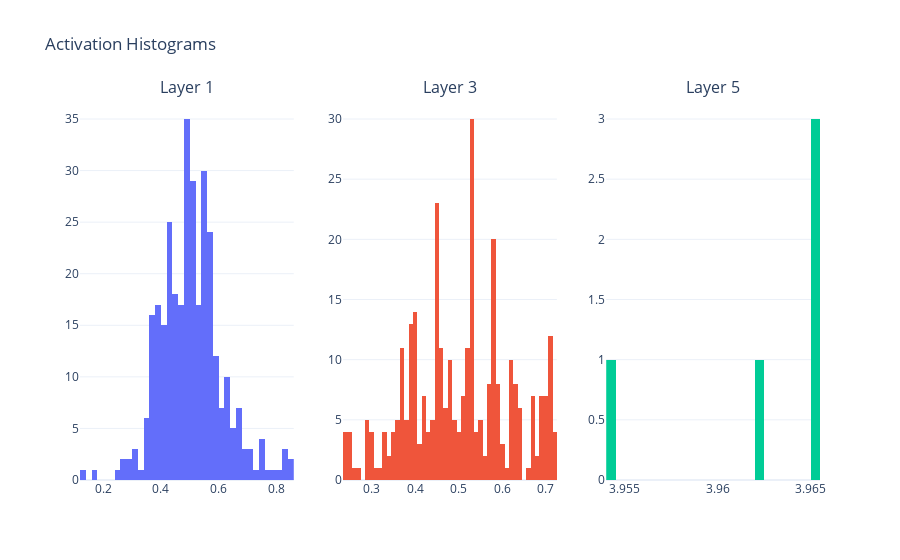
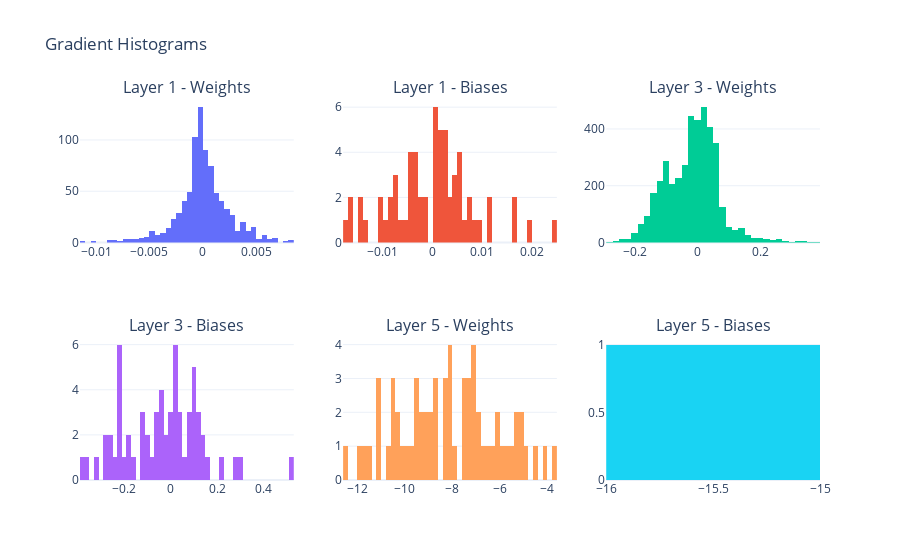
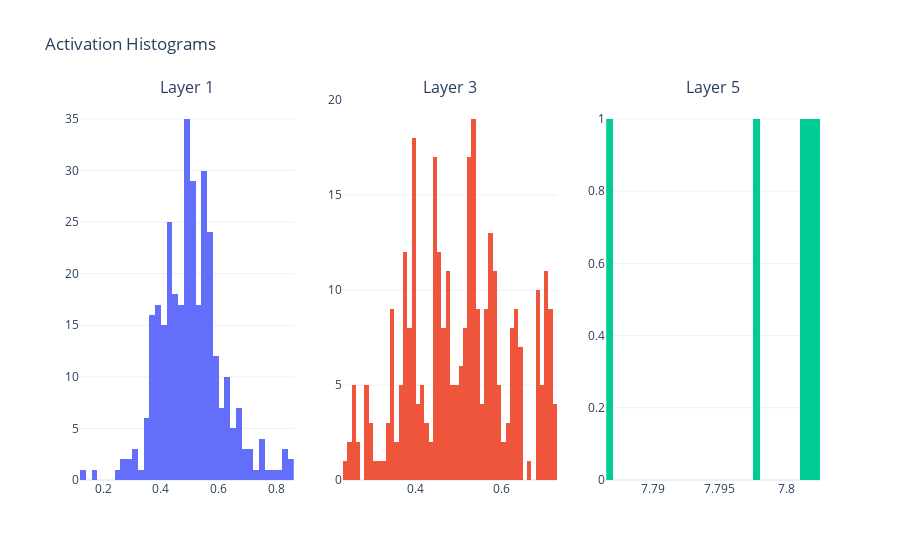
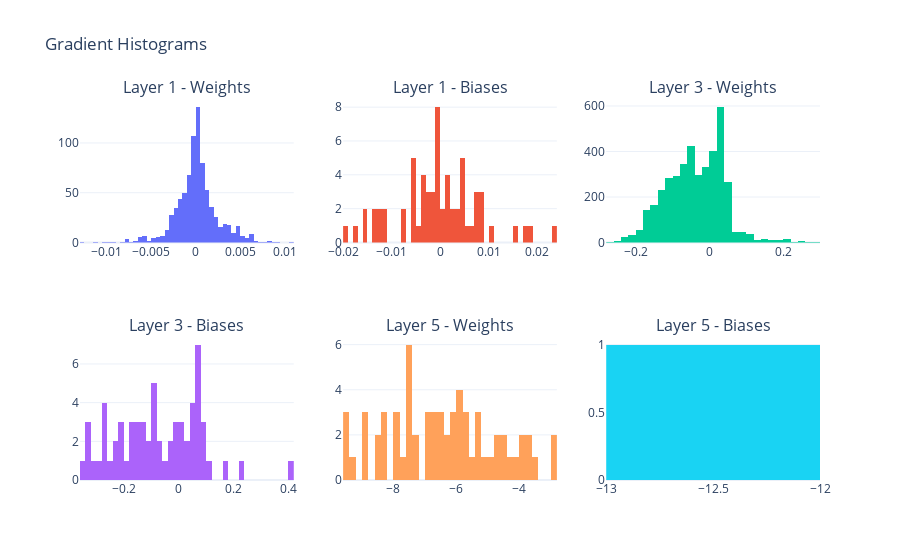

The notebook cell saved with these charts, in order:
### Code cell
mlp.fit(
    train_dataloader=train_dataloader, 
    val_dataloader=val_dataloader,
    test_dataloader=test_dataloader,
    epochs=15
)

### Figure 1 — Plotly figure (JSON) as saved in the notebook; plotly's stock layout.template omitted (floating-point values rounded to 4 significant figures; data arrays with more than 128 entries replaced by an {"elided": "..."} marker saying what was removed)
{"data": [{"nbinsx": 50, "showlegend": false, "type": "histogram", "x": {"elided": "320 float values"}, "xaxis": "x", "yaxis": "y"}, {"nbinsx": 50, "showlegend": false, "type": "histogram", "x": {"elided": "320 float values"}, "xaxis": "x2", "yaxis": "y2"}, {"nbinsx": 50, "showlegend": false, "type": "histogram", "x": [3.965, 3.965, 3.962, 3.965, 3.954], "xaxis": "x3", "yaxis": "y3"}], "layout": {"annotations": [{"font": {"size": 16}, "showarrow": false, "text": "Layer 1", "x": 0.1444, "xanchor": "center", "xref": "paper", "y": 1, "yanchor": "bottom", "yref": "paper"}, {"font": {"size": 16}, "showarrow": false, "text": "Layer 3", "x": 0.5, "xanchor": "center", "xref": "paper", "y": 1, "yanchor": "bottom", "yref": "paper"}, {"font": {"size": 16}, "showarrow": false, "text": "Layer 5", "x": 0.8556, "xanchor": "center", "xref": "paper", "y": 1, "yanchor": "bottom", "yref": "paper"}], "title": {"text": "Activation Histograms"}, "xaxis": {"anchor": "y", "domain": [0, 0.2889]}, "xaxis2": {"anchor": "y2", "domain": [0.3556, 0.6444]}, "xaxis3": {"anchor": "y3", "domain": [0.7111, 1]}, "yaxis": {"anchor": "x", "domain": [0, 1]}, "yaxis2": {"anchor": "x2", "domain": [0, 1]}, "yaxis3": {"anchor": "x3", "domain": [0, 1]}}}

### Figure 2 — Plotly figure (JSON) as saved in the notebook; plotly's stock layout.template omitted (floating-point values rounded to 4 significant figures; data arrays with more than 128 entries replaced by an {"elided": "..."} marker saying what was removed)
{"data": [{"nbinsx": 50, "showlegend": false, "type": "histogram", "x": {"elided": "832 float values"}, "xaxis": "x", "yaxis": "y"}, {"nbinsx": 50, "showlegend": false, "type": "histogram", "x": [0.005886, -0.007484, -0.01069, -0.01683, 0.002383, -0.01056, -0.005624, 0.00759, 0.002717, -0.003172, 0.02417, 0.003216, 0.01136, 0.006637, 0.000716, -0.006412, -0.009956, -0.008447, 0.01925, 0.005072, 0.002352, -0.001808, 0.004372, -0.002185, 0.01623, 0.01691, 0.005616, 0.0006135, -0.002437, 0.007712, 0.001862, 0.001353, 0.003105, 0.004923, -0.01697, 0.0007963, 0.002064, -0.003702, -0.0144, 0.001412, 0.001973, -0.001782, 0.0008956, -0.007773, 0.00936, -0.01445, -0.004391, -0.003662, 0.005993, -0.008438, 0.0008226, -0.004365, 0.01129, -0.007504, 0.004411, -0.01724, -0.01396, 0.00196, -0.004461, 0.0001491, 0.002019, -0.004937, 0.008938, -0.003435], "xaxis": "x2", "yaxis": "y2"}, {"nbinsx": 50, "showlegend": false, "type": "histogram", "x": {"elided": "4096 float values"}, "xaxis": "x3", "yaxis": "y3"}, {"nbinsx": 50, "showlegend": false, "type": "histogram", "x": [0.2725, -0.3596, -0.1793, -0.09507, 0.07041, -0.1891, 0.07305, 0.09524, -0.1074, -0.3125, -0.2618, 0.02105, 0.08838, -0.1999, -0.04584, -0.02965, -0.2264, -0.211, -0.04465, -0.3801, 0.1112, -0.1124, 0.0236, -0.05056, -0.06, 0.1362, 0.0125, -0.01603, -0.2305, 0.01868, -0.1111, 0.09333, -0.2122, -0.2158, -0.009554, -0.007533, -0.1603, -0.04219, -0.2239, -0.212, 0.06458, -0.007202, 0.04795, 0.1503, 0.1254, 0.02438, 0.1021, 0.03457, -0.04643, -0.2723, -0.06852, 0.1272, -0.1237, -0.2545, 0.09915, 0.1074, -0.2706, 0.03129, 0.02696, 0.2236, 0.5132, -0.07036, 0.3075, 0.1324], "xaxis": "x4", "yaxis": "y4"}, {"nbinsx": 50, "showlegend": false, "type": "histogram", "x": [-8.912, -8.744, -9.205, -8.699, -9.468, -7.01, -9.525, -10.2, -6.583, -6.888, -5.812, -4.808, -6.731, -8.116, -6.962, -3.654, -9.084, -11.87, -5.218, -11.04, -10.73, -8.605, -7.532, -11.01, -5.404, -9.995, -7.36, -7.019, -6.045, -11.49, -8.903, -8.331, -9.33, -9.549, -10.44, -6.018, -10.44, -5.654, -8.124, -10.11, -7.581, -4.503, -11.11, -5.026, -7.33, -7.019, -8.346, -12.46, -8.146, -5.061, -7.364, -5.36, -4.181, -10.52, -8.196, -6.276, -7.97, -10.31, -8.221, -11.8, -9.181, -7.597, -9.732, -7.002], "xaxis": "x5", "yaxis": "y5"}, {"nbinsx": 50, "showlegend": false, "type": "histogram", "x": [-15.97], "xaxis": "x6", "yaxis": "y6"}], "layout": {"annotations": [{"font": {"size": 16}, "showarrow": false, "text": "Layer 1 - Weights", "x": 0.1444, "xanchor": "center", "xref": "paper", "y": 1, "yanchor": "bottom", "yref": "paper"}, {"font": {"size": 16}, "showarrow": false, "text": "Layer 1 - Biases", "x": 0.5, "xanchor": "center", "xref": "paper", "y": 1, "yanchor": "bottom", "yref": "paper"}, {"font": {"size": 16}, "showarrow": false, "text": "Layer 3 - Weights", "x": 0.8556, "xanchor": "center", "xref": "paper", "y": 1, "yanchor": "bottom", "yref": "paper"}, {"font": {"size": 16}, "showarrow": false, "text": "Layer 3 - Biases", "x": 0.1444, "xanchor": "center", "xref": "paper", "y": 0.375, "yanchor": "bottom", "yref": "paper"}, {"font": {"size": 16}, "showarrow": false, "text": "Layer 5 - Weights", "x": 0.5, "xanchor": "center", "xref": "paper", "y": 0.375, "yanchor": "bottom", "yref": "paper"}, {"font": {"size": 16}, "showarrow": false, "text": "Layer 5 - Biases", "x": 0.8556, "xanchor": "center", "xref": "paper", "y": 0.375, "yanchor": "bottom", "yref": "paper"}], "title": {"text": "Gradient Histograms"}, "xaxis": {"anchor": "y", "domain": [0, 0.2889]}, "xaxis2": {"anchor": "y2", "domain": [0.3556, 0.6444]}, "xaxis3": {"anchor": "y3", "domain": [0.7111, 1]}, "xaxis4": {"anchor": "y4", "domain": [0, 0.2889]}, "xaxis5": {"anchor": "y5", "domain": [0.3556, 0.6444]}, "xaxis6": {"anchor": "y6", "domain": [0.7111, 1]}, "yaxis": {"anchor": "x", "domain": [0.625, 1]}, "yaxis2": {"anchor": "x2", "domain": [0.625, 1]}, "yaxis3": {"anchor": "x3", "domain": [0.625, 1]}, "yaxis4": {"anchor": "x4", "domain": [0, 0.375]}, "yaxis5": {"anchor": "x5", "domain": [0, 0.375]}, "yaxis6": {"anchor": "x6", "domain": [0, 0.375]}}}

### Figure 3 — Plotly figure (JSON) as saved in the notebook; plotly's stock layout.template omitted (floating-point values rounded to 4 significant figures; data arrays with more than 128 entries replaced by an {"elided": "..."} marker saying what was removed)
{"data": [{"nbinsx": 50, "showlegend": false, "type": "histogram", "x": {"elided": "320 float values"}, "xaxis": "x", "yaxis": "y"}, {"nbinsx": 50, "showlegend": false, "type": "histogram", "x": {"elided": "320 float values"}, "xaxis": "x2", "yaxis": "y2"}, {"nbinsx": 50, "showlegend": false, "type": "histogram", "x": [7.801, 7.802, 7.798, 7.802, 7.787], "xaxis": "x3", "yaxis": "y3"}], "layout": {"annotations": [{"font": {"size": 16}, "showarrow": false, "text": "Layer 1", "x": 0.1444, "xanchor": "center", "xref": "paper", "y": 1, "yanchor": "bottom", "yref": "paper"}, {"font": {"size": 16}, "showarrow": false, "text": "Layer 3", "x": 0.5, "xanchor": "center", "xref": "paper", "y": 1, "yanchor": "bottom", "yref": "paper"}, {"font": {"size": 16}, "showarrow": false, "text": "Layer 5", "x": 0.8556, "xanchor": "center", "xref": "paper", "y": 1, "yanchor": "bottom", "yref": "paper"}], "title": {"text": "Activation Histograms"}, "xaxis": {"anchor": "y", "domain": [0, 0.2889]}, "xaxis2": {"anchor": "y2", "domain": [0.3556, 0.6444]}, "xaxis3": {"anchor": "y3", "domain": [0.7111, 1]}, "yaxis": {"anchor": "x", "domain": [0, 1]}, "yaxis2": {"anchor": "x2", "domain": [0, 1]}, "yaxis3": {"anchor": "x3", "domain": [0, 1]}}}

### Figure 4 — Plotly figure (JSON) as saved in the notebook; plotly's stock layout.template omitted (floating-point values rounded to 4 significant figures; data arrays with more than 128 entries replaced by an {"elided": "..."} marker saying what was removed)
{"data": [{"nbinsx": 50, "showlegend": false, "type": "histogram", "x": {"elided": "832 float values"}, "xaxis": "x", "yaxis": "y"}, {"nbinsx": 50, "showlegend": false, "type": "histogram", "x": [0.00664, -0.003845, -0.01753, -0.01942, 0.003194, -0.01174, -0.004984, 0.008538, -0.0001741, 0.001354, 0.0236, -0.0004572, 0.01076, 0.004893, -0.00192, -0.00576, -0.00599, -0.01233, 0.01889, -0.0002207, 0.00112, -0.0005079, 0.005713, -0.002401, 0.01756, 0.01546, 0.004447, -0.0007585, -0.002804, 0.007368, 0.002863, -0.0005788, 0.0006539, 0.004871, -0.01385, 0.0009508, -0.0004742, -0.005562, -0.0159, 0.004899, 0.001316, -0.001185, -0.002758, -0.005894, 0.007577, -0.0159, -0.007443, -0.003866, 0.008119, -0.01379, -0.0003088, -0.003295, 0.007164, -0.003671, 0.008552, -0.01234, -0.01119, 0.003977, -0.005818, 0.00197, 0.002086, -0.001787, 0.004682, -0.007299], "xaxis": "x2", "yaxis": "y2"}, {"nbinsx": 50, "showlegend": false, "type": "histogram", "x": {"elided": "4096 float values"}, "xaxis": "x3", "yaxis": "y3"}, {"nbinsx": 50, "showlegend": false, "type": "histogram", "x": [0.08348, -0.3549, -0.2662, -0.1594, 0.04414, -0.2397, 0.05661, 0.0457, -0.169, -0.2026, -0.3345, -0.07972, 0.0971, -0.2264, -0.09234, -0.1016, -0.2161, -0.2925, -0.1437, -0.3368, 0.06761, -0.1553, 0.0008004, -0.08618, -0.1795, 0.01444, -0.01582, -0.103, -0.2139, -0.09853, -0.1391, 0.07177, -0.2648, -0.1991, -0.007524, -0.003896, -0.1684, -0.1365, -0.2628, -0.2764, 0.04278, -0.03548, -0.04144, 0.08347, 0.07976, -0.035, 0.03114, 0.03282, -0.08064, -0.312, -0.0955, 0.06509, -0.1217, -0.245, 0.07012, 0.06039, -0.3325, 0.001034, 0.0688, 0.1684, 0.4068, -0.06033, 0.226, 0.1011], "xaxis": "x4", "yaxis": "y4"}, {"nbinsx": 50, "showlegend": false, "type": "histogram", "x": [-6.824, -6.23, -7.209, -7.491, -7.626, -5.709, -7.529, -7.828, -4.851, -5.187, -4.224, -3.762, -5.379, -5.974, -5.779, -2.996, -7.577, -9.53, -4.48, -8.928, -8.462, -6.8, -5.593, -9.218, -3.946, -8.354, -5.966, -5.747, -4.7, -8.938, -7.418, -6.74, -7.462, -7.255, -7.878, -4.449, -8.208, -4.19, -6.578, -8.488, -5.908, -3.489, -8.263, -3.744, -6.069, -5.376, -6.626, -9.567, -6.471, -3.854, -5.915, -4.64, -2.815, -8.933, -6.77, -5.291, -6.585, -7.933, -6.325, -9.562, -6.931, -6.051, -7.582, -6.117], "xaxis": "x5", "yaxis": "y5"}, {"nbinsx": 50, "showlegend": false, "type": "histogram", "x": [-12.09], "xaxis": "x6", "yaxis": "y6"}], "layout": {"annotations": [{"font": {"size": 16}, "showarrow": false, "text": "Layer 1 - Weights", "x": 0.1444, "xanchor": "center", "xref": "paper", "y": 1, "yanchor": "bottom", "yref": "paper"}, {"font": {"size": 16}, "showarrow": false, "text": "Layer 1 - Biases", "x": 0.5, "xanchor": "center", "xref": "paper", "y": 1, "yanchor": "bottom", "yref": "paper"}, {"font": {"size": 16}, "showarrow": false, "text": "Layer 3 - Weights", "x": 0.8556, "xanchor": "center", "xref": "paper", "y": 1, "yanchor": "bottom", "yref": "paper"}, {"font": {"size": 16}, "showarrow": false, "text": "Layer 3 - Biases", "x": 0.1444, "xanchor": "center", "xref": "paper", "y": 0.375, "yanchor": "bottom", "yref": "paper"}, {"font": {"size": 16}, "showarrow": false, "text": "Layer 5 - Weights", "x": 0.5, "xanchor": "center", "xref": "paper", "y": 0.375, "yanchor": "bottom", "yref": "paper"}, {"font": {"size": 16}, "showarrow": false, "text": "Layer 5 - Biases", "x": 0.8556, "xanchor": "center", "xref": "paper", "y": 0.375, "yanchor": "bottom", "yref": "paper"}], "title": {"text": "Gradient Histograms"}, "xaxis": {"anchor": "y", "domain": [0, 0.2889]}, "xaxis2": {"anchor": "y2", "domain": [0.3556, 0.6444]}, "xaxis3": {"anchor": "y3", "domain": [0.7111, 1]}, "xaxis4": {"anchor": "y4", "domain": [0, 0.2889]}, "xaxis5": {"anchor": "y5", "domain": [0.3556, 0.6444]}, "xaxis6": {"anchor": "y6", "domain": [0.7111, 1]}, "yaxis": {"anchor": "x", "domain": [0.625, 1]}, "yaxis2": {"anchor": "x2", "domain": [0.625, 1]}, "yaxis3": {"anchor": "x3", "domain": [0.625, 1]}, "yaxis4": {"anchor": "x4", "domain": [0, 0.375]}, "yaxis5": {"anchor": "x5", "domain": [0, 0.375]}, "yaxis6": {"anchor": "x6", "domain": [0, 0.375]}}}
